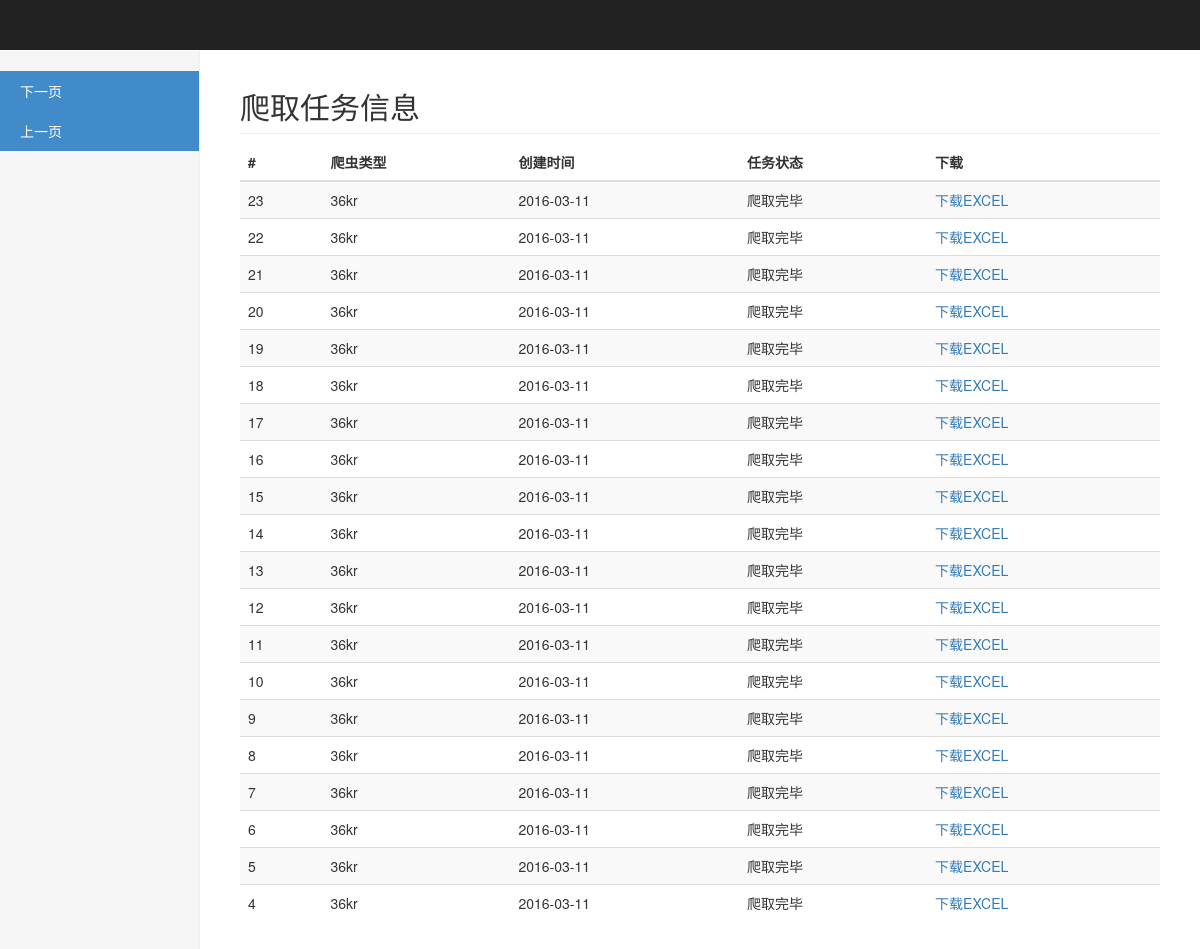
Before: /pages?page=20 with the older database file.
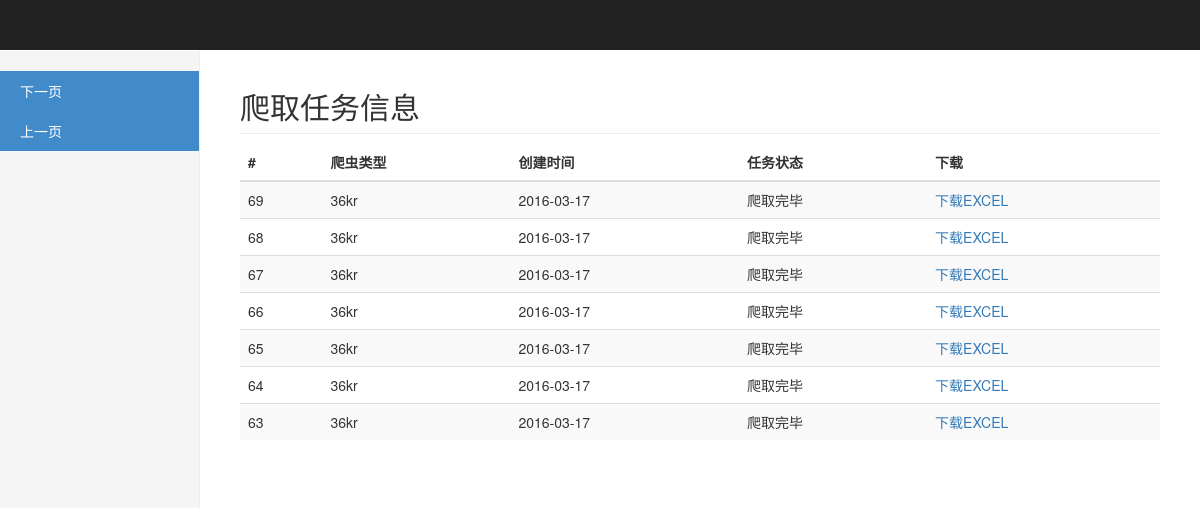
After: the same page with the newer database file.
### tables this page shows
CREATE TABLE crawler_task(
    id INTEGER PRIMARY KEY AUTOINCREMENT,
    crawler_spider VARCHAR(64),
    create_time TimeStamp NOT NULL DEFAULT CURRENT_TIMESTAMP,
    state varchar(1)
);

### web/server.py (the view)
@app.route('/')
@app.route('/pages')
def index():
    page = request.args.get('page', '0')
    sqlite3db = Sqlite3DB()
    tasks = sqlite3db.find_task_by_limit(page)
    return render_template('list.html', list=tasks, pre=0 if int(page) - 20 < 0 else int(page) - 20,
                           next=int(page) + 20)

### db/databases.py (called while the page is built)
    def find_task_by_limit(self, limit):
        sql = "select id,crawler_spider,date(create_time) as today ,state from crawler_task order by id desc limit %s,%s" % (limit, 20)
        cursor = self.connection.cursor()
        cursor.execute(sql)
        tasks = []
        for record in cursor.fetchall():
            task = dict()
            task['id'] = record[0]
            task['crawler_spider'] = record[1]
            task['today'] = record[2]
            task['state'] = record[3]
            tasks.append(task)
        cursor.close()
        return tasks

### web/templates/list.html (shortened to what this page needs)
<!DOCTYPE html>
<html lang="zh-CN">
<head>
    <link href="{{url_for('static', filename='bootstrap.css')}}" rel="stylesheet">
    <link href="{{url_for('static', filename='dashboard.css')}}" rel="stylesheet">
</head>
<body>
<nav class="navbar navbar-inverse navbar-fixed-top">
</nav>
<div class="container-fluid">
    <div class="row">
        <div class="col-sm-3 col-md-2 sidebar">
            <ul class="nav nav-sidebar">
                <li class="active"><a href="pages?page={{next}}">下一页</a></li>
                <li class="active"><a href="pages?page={{pre}}">上一页</a></li>
            </ul>
        </div>
        <div class="col-sm-9 col-sm-offset-3 col-md-10 col-md-offset-2 main">
            <h2 class="sub-header">爬取任务信息</h2>
            <div class="table-responsive">
                <table class="table table-striped">
                    <thead>
                    <tr>
                        <th>#</th>
                        <th>爬虫类型</th>
                        <th>创建时间</th>
                        <th>任务状态</th>
                        <th>下载</th>
                    </tr>
                    </thead>
                    <tbody>
                    {% for item in list %}
                    <tr>
                        <td>{{item.id}}</td>
                        <td>{{item.crawler_spider}}</td>
                        <td>{{item.today}}</td>
                        <td>{% if item.state == 1 %}
                            爬取中
                            {% else %}爬取完毕{% endif %}
                        </td>
                        <td><a href="download/{{item.crawler_spider}}/{{item.today}}" style="cursor">下载EXCEL</a>
                    </tr>
                    {% endfor %}
                    </tbody>
                </table>
            </div>
        </div>
    </div>
</div>
</body>
</html>

Changed rows visible on the page:
removed crawler_task: id "23", crawler_spider "36kr", today "2016-03-11", state "爬取完毕"
removed crawler_task: id "22", crawler_spider "36kr", today "2016-03-11", state "爬取完毕"
removed crawler_task: id "21", crawler_spider "36kr", today "2016-03-11", state "爬取完毕"
removed crawler_task: id "20", crawler_spider "36kr", today "2016-03-11", state "爬取完毕"
removed crawler_task: id "19", crawler_spider "36kr", today "2016-03-11", state "爬取完毕"
removed crawler_task: id "18", crawler_spider "36kr", today "2016-03-11", state "爬取完毕"
removed crawler_task: id "17", crawler_spider "36kr", today "2016-03-11", state "爬取完毕"
removed crawler_task: id "16", crawler_spider "36kr", today "2016-03-11", state "爬取完毕"
removed crawler_task: id "15", crawler_spider "36kr", today "2016-03-11", state "爬取完毕"
removed crawler_task: id "14", crawler_spider "36kr", today "2016-03-11", state "爬取完毕"
removed crawler_task: id "13", crawler_spider "36kr", today "2016-03-11", state "爬取完毕"
removed crawler_task: id "12", crawler_spider "36kr", today "2016-03-11", state "爬取完毕"
removed crawler_task: id "11", crawler_spider "36kr", today "2016-03-11", state "爬取完毕"
removed crawler_task: id "10", crawler_spider "36kr", today "2016-03-11", state "爬取完毕"
removed crawler_task: id "9", crawler_spider "36kr", today "2016-03-11", state "爬取完毕"
removed crawler_task: id "8", crawler_spider "36kr", today "2016-03-11", state "爬取完毕"
removed crawler_task: id "7", crawler_spider "36kr", today "2016-03-11", state "爬取完毕"
removed crawler_task: id "6", crawler_spider "36kr", today "2016-03-11", state "爬取完毕"
removed crawler_task: id "5", crawler_spider "36kr", today "2016-03-11", state "爬取完毕"
removed crawler_task: id "4", crawler_spider "36kr", today "2016-03-11", state "爬取完毕"
added crawler_task: id "69", crawler_spider "36kr", today "2016-03-17", state "爬取完毕"
added crawler_task: id "68", crawler_spider "36kr", today "2016-03-17", state "爬取完毕"
added crawler_task: id "67", crawler_spider "36kr", today "2016-03-17", state "爬取完毕"
added crawler_task: id "66", crawler_spider "36kr", today "2016-03-17", state "爬取完毕"
added crawler_task: id "65", crawler_spider "36kr", today "2016-03-17", state "爬取完毕"
added crawler_task: id "64", crawler_spider "36kr", today "2016-03-17", state "爬取完毕"
added crawler_task: id "63", crawler_spider "36kr", today "2016-03-17", state "爬取完毕"
